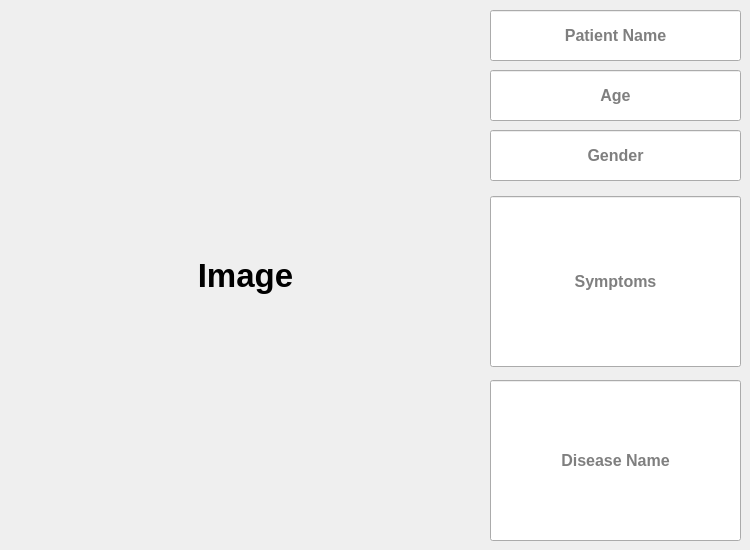
     <widget class="QWidget" name="showReport">
      <attribute name="title">
       <string>Show</string>
      </attribute>
      <widget class="QLabel" name="imageR">
       <property name="geometry">
        <rect>
         <x>10</x>
         <y>10</y>
         <width>471</width>
         <height>531</height>
        </rect>
       </property>
       <property name="font">
        <font>
         <family>Arial</family>
         <pointsize>25</pointsize>
         <weight>75</weight>
         <bold>true</bold>
        </font>
       </property>
       <property name="layoutDirection">
        <enum>Qt::LeftToRight</enum>
       </property>
       <property name="autoFillBackground">
        <bool>true</bool>
       </property>
       <property name="text">
        <string>Image</string>
       </property>
       <property name="alignment">
        <set>Qt::AlignCenter</set>
       </property>
      </widget>
      <widget class="QLineEdit" name="diseaseNameR">
       <property name="geometry">
        <rect>
         <x>490</x>
         <y>380</y>
         <width>251</width>
         <height>161</height>
        </rect>
       </property>
       <property name="font">
        <font>
         <family>Arial</family>
         <pointsize>12</pointsize>
         <weight>75</weight>
         <bold>true</bold>
        </font>
       </property>
       <property name="text">
        <string/>
       </property>
       <property name="alignment">
        <set>Qt::AlignCenter</set>
       </property>
       <property name="placeholderText">
        <string>Disease Name</string>
       </property>
      </widget>
      <widget class="QLineEdit" name="showPatientR">
       <property name="geometry">
        <rect>
         <x>490</x>
         <y>10</y>
         <width>251</width>
         <height>51</height>
        </rect>
       </property>
       <property name="font">
        <font>
         <family>Arial</family>
         <pointsize>12</pointsize>
         <weight>75</weight>
         <bold>true</bold>
        </font>
       </property>
       <property name="alignment">
        <set>Qt::AlignCenter</set>
       </property>
       <property name="placeholderText">
        <string>Patient Name</string>
       </property>
      </widget>
      <widget class="QLineEdit" name="symptomsR">
       <property name="geometry">
        <rect>
         <x>490</x>
         <y>196</y>
         <width>251</width>
         <height>171</height>
        </rect>
       </property>
       <property name="font">
        <font>
         <family>Arial</family>
         <pointsize>12</pointsize>
         <weight>75</weight>
         <bold>true</bold>
        </font>
       </property>
       <property name="alignment">
        <set>Qt::AlignCenter</set>
       </property>
       <property name="placeholderText">
        <string>Symptoms</string>
       </property>
      </widget>
      <widget class="QLineEdit" name="patientAgeR">
       <property name="geometry">
        <rect>
         <x>490</x>
         <y>70</y>
         <width>251</width>
         <height>51</height>
        </rect>
       </property>
       <property name="font">
        <font>
         <family>Arial</family>
         <pointsize>12</pointsize>
         <weight>75</weight>
         <bold>true</bold>
        </font>
       </property>
       <property name="alignment">
        <set>Qt::AlignCenter</set>
       </property>
       <property name="placeholderText">
        <string>Age</string>
       </property>
      </widget>
      <widget class="QLineEdit" name="genderPatientR">
       <property name="geometry">
        <rect>
         <x>490</x>
         <y>130</y>
         <width>251</width>
         <height>51</height>
        </rect>
       </property>
       <property name="font">
        <font>
         <family>Arial</family>
         <pointsize>12</pointsize>
         <weight>75</weight>
         <bold>true</bold>
        </font>
       </property>
       <property name="alignment">
        <set>Qt::AlignCenter</set>
       </property>
       <property name="placeholderText">
        <string>Gender</string>
       </property>
      </widget>
     </widget>
